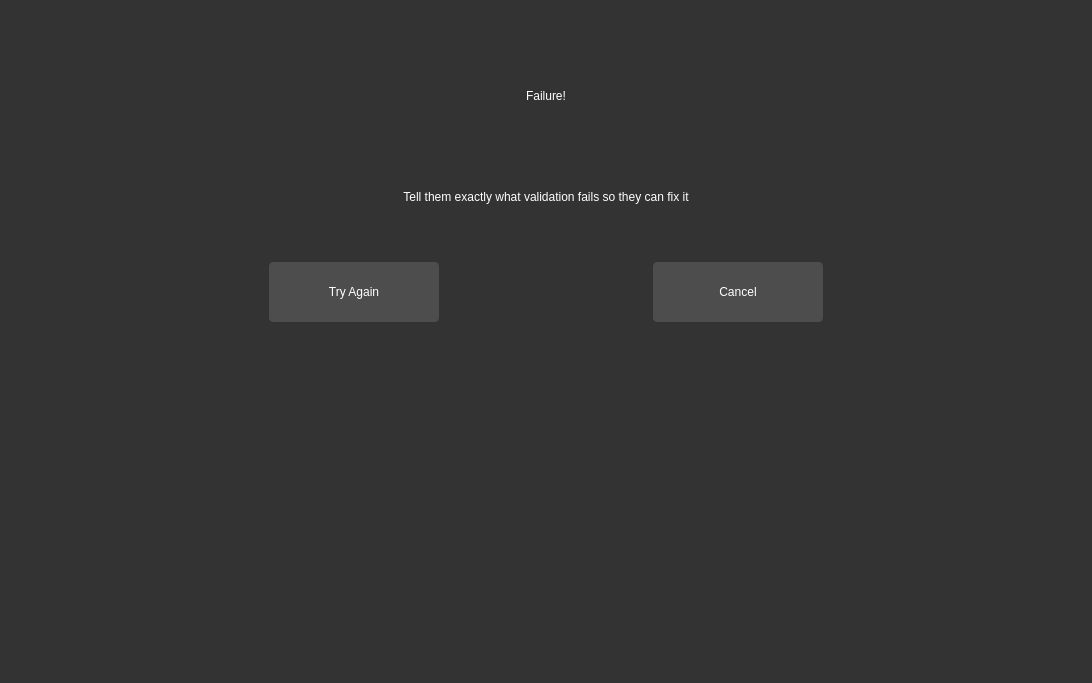
<?xml version="1.0" encoding="UTF-8"?>
<ui version="4.0">
 <class>Form</class>
 <widget class="QWidget" name="Form">
  <property name="geometry">
   <rect>
    <x>0</x>
    <y>0</y>
    <width>1092</width>
    <height>683</height>
   </rect>
  </property>
  <property name="minimumSize">
   <size>
    <width>700</width>
    <height>500</height>
   </size>
  </property>
  <property name="windowTitle">
   <string>Form</string>
  </property>
  <property name="styleSheet">
   <string notr="true">  QWidget {
        background-color: #333333;
        color: #ffffff;
        border: none;
    }
    QPushButton {
        background-color: #4d4d4d;
        border: 1px solid #4d4d4d;
        border-radius: 4px;
        color: #ffffff;
        padding: 5px;
    }
    QPushButton:hover {
        background-color: #5a5a5a;
        border: 1px solid #5a5a5a;
    }
    QCheckBox {
        color: #ffffff;
    }
    QLineEdit {
        background-color: #4d4d4d;
        border: 1px solid #4d4d4d;
        color: #ffffff;
        padding: 5px;
    }
    QTextEdit {
        background-color: #4d4d4d;
        border: 1px solid #4d4d4d;
        color: #ffffff;
        padding: 5px;
    }
    QProgressBar {
        border: 1px solid #444444;
        border-radius: 7px;
        background-color: #2e2e2e;
        text-align: center;
        font-size: 10pt;
        color: white;
    }
    QProgressBar::chunk {
        background-color: #3a3a3a;
        width: 5px;
    }
    QScrollBar:vertical {
        border: none;
        background-color: #3a3a3a;
        width: 10px;
        margin: 16px 0 16px 0;
    }
    QScrollBar::handle:vertical {
        background-color: #444444;
        border-radius: 5px;
    }
    QScrollBar:horizontal {
        border: none;
        background-color: #3a3a3a;
        height: 10px;
        margin: 0px 16px 0 16px;
    }
    QScrollBar::handle:horizontal {
        background-color: #444444;
        border-radius: 5px;
    }
    QTabWidget {
        background-color: #2e2e2e;
        border: none;
    }
    QTabBar::tab {
        background-color: #2e2e2e;
        color: #b1b1b1;
        padding: 8px 20px;
        border-top-left-radius: 5px;
        border-top-right-radius: 5px;
        border: none;
    }

    QTabBar::tab:selected, QTabBar::tab:hover {
        background-color: #3a3a3a;
        color: white;
    }</string>
  </property>
  <layout class="QVBoxLayout" name="verticalLayout_2">
   <item>
    <layout class="QVBoxLayout" name="verticalLayout">
     <item>
      <layout class="QHBoxLayout" name="horizontalLayout">
       <property name="topMargin">
        <number>50</number>
       </property>
       <item>
        <widget class="QLabel" name="unload">
         <property name="styleSheet">
          <string notr="true">font: 700 56pt &quot;Segoe UI&quot;;</string>
         </property>
         <property name="text">
          <string>Failure!</string>
         </property>
         <property name="alignment">
          <set>Qt::AlignCenter</set>
         </property>
        </widget>
       </item>
      </layout>
     </item>
     <item>
      <layout class="QHBoxLayout" name="horizontalLayout_3">
       <item>
        <widget class="QLabel" name="label">
         <property name="styleSheet">
          <string notr="true">font: 700 40pt &quot;Segoe UI&quot;;</string>
         </property>
         <property name="text">
          <string>Tell them exactly what validation fails so they can fix it</string>
         </property>
         <property name="alignment">
          <set>Qt::AlignCenter</set>
         </property>
        </widget>
       </item>
      </layout>
     </item>
     <item>
      <layout class="QHBoxLayout" name="horizontalLayout_2">
       <property name="spacing">
        <number>6</number>
       </property>
       <property name="leftMargin">
        <number>50</number>
       </property>
       <property name="rightMargin">
        <number>50</number>
       </property>
       <property name="bottomMargin">
        <number>350</number>
       </property>
       <item>
        <widget class="QPushButton" name="submit_button">
         <property name="sizePolicy">
          <sizepolicy hsizetype="Minimum" vsizetype="Fixed">
           <horstretch>0</horstretch>
           <verstretch>0</verstretch>
          </sizepolicy>
         </property>
         <property name="minimumSize">
          <size>
           <width>100</width>
           <height>60</height>
          </size>
         </property>
         <property name="maximumSize">
          <size>
           <width>170</width>
           <height>60</height>
          </size>
         </property>
         <property name="styleSheet">
          <string notr="true">font: 700 15pt &quot;Segoe UI&quot;;</string>
         </property>
         <property name="text">
          <string>Try Again</string>
         </property>
        </widget>
       </item>
       <item>
        <widget class="QPushButton" name="cancel_button">
         <property name="enabled">
          <bool>true</bool>
         </property>
         <property name="minimumSize">
          <size>
           <width>100</width>
           <height>60</height>
          </size>
         </property>
         <property name="maximumSize">
          <size>
           <width>170</width>
           <height>60</height>
          </size>
         </property>
         <property name="styleSheet">
          <string notr="true">font: 700 15pt &quot;Segoe UI&quot;;</string>
         </property>
         <property name="text">
          <string>Cancel</string>
         </property>
        </widget>
       </item>
      </layout>
     </item>
    </layout>
   </item>
  </layout>
 </widget>
 <resources/>
 <connections/>
</ui>
